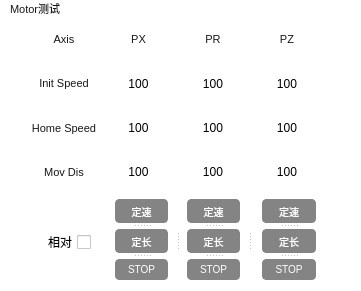
     <widget class="QWidget" name="wd_motorTest" native="true">
      <property name="geometry">
       <rect>
        <x>10</x>
        <y>110</y>
        <width>361</width>
        <height>291</height>
       </rect>
      </property>
      <property name="styleSheet">
       <string notr="true">background-color: rgb(255, 255, 255);</string>
      </property>
      <widget class="QLabel" name="lbl_motorTest">
       <property name="geometry">
        <rect>
         <x>10</x>
         <y>0</y>
         <width>71</width>
         <height>16</height>
        </rect>
       </property>
       <property name="styleSheet">
        <string notr="true">QLabel {
	font: 9pt &quot;Adobe Heiti Std&quot;;
	color: rgb(23, 23, 23);
    font-size: 11px;
}</string>
       </property>
       <property name="text">
        <string>Motor测试</string>
       </property>
      </widget>
      <widget class="QWidget" name="gridLayoutWidget">
       <property name="geometry">
        <rect>
         <x>30</x>
         <y>20</y>
         <width>291</width>
         <height>171</height>
        </rect>
       </property>
       <layout class="QGridLayout" name="gL_motorTest">
        <item row="1" column="0">
         <widget class="QLabel" name="lbl_motorTest_InitSpeed">
          <property name="styleSheet">
           <string notr="true">QLabel {
	font: 9pt &quot;Adobe Heiti Std&quot;;
	color: rgb(23, 23, 23);
    font-size: 11px;
}</string>
          </property>
          <property name="text">
           <string>Init Speed</string>
          </property>
          <property name="alignment">
           <set>Qt::AlignCenter</set>
          </property>
         </widget>
        </item>
        <item row="0" column="2">
         <widget class="QLabel" name="lbl_motorTest_PR">
          <property name="styleSheet">
           <string notr="true">QLabel {
	font: 9pt &quot;Adobe Heiti Std&quot;;
	color: rgb(23, 23, 23);
    font-size: 11px;
}</string>
          </property>
          <property name="text">
           <string>PR</string>
          </property>
          <property name="alignment">
           <set>Qt::AlignCenter</set>
          </property>
         </widget>
        </item>
        <item row="2" column="2">
         <widget class="QLabel" name="lbl_motorTest_PR_HomeSpeed">
          <property name="font">
           <font>
            <pointsize>9</pointsize>
           </font>
          </property>
          <property name="text">
           <string>100</string>
          </property>
          <property name="alignment">
           <set>Qt::AlignCenter</set>
          </property>
         </widget>
        </item>
        <item row="2" column="1">
         <widget class="QLabel" name="lbl_motorTest_PX_HomeSpeed">
          <property name="font">
           <font>
            <pointsize>9</pointsize>
           </font>
          </property>
          <property name="text">
           <string>100</string>
          </property>
          <property name="alignment">
           <set>Qt::AlignCenter</set>
          </property>
         </widget>
        </item>
        <item row="2" column="0">
         <widget class="QLabel" name="lbl_motorTest_HomeSpeed">
          <property name="styleSheet">
           <string notr="true">QLabel {
	font: 9pt &quot;Adobe Heiti Std&quot;;
	color: rgb(23, 23, 23);
    font-size: 11px;
}</string>
          </property>
          <property name="text">
           <string>Home Speed</string>
          </property>
          <property name="alignment">
           <set>Qt::AlignCenter</set>
          </property>
         </widget>
        </item>
        <item row="2" column="3">
         <widget class="QLabel" name="lbl_motorTest_PZ_HomeSpeed">
          <property name="font">
           <font>
            <pointsize>9</pointsize>
           </font>
          </property>
          <property name="text">
           <string>100</string>
          </property>
          <property name="alignment">
           <set>Qt::AlignCenter</set>
          </property>
         </widget>
        </item>
        <item row="1" column="2">
         <widget class="QLabel" name="lbl_motorTest_PR_InitSpeed">
          <property name="font">
           <font>
            <pointsize>9</pointsize>
           </font>
          </property>
          <property name="text">
           <string>100</string>
          </property>
          <property name="alignment">
           <set>Qt::AlignCenter</set>
          </property>
         </widget>
        </item>
        <item row="1" column="3">
         <widget class="QLabel" name="lbl_motorTest_PZ_InitSpeed">
          <property name="font">
           <font>
            <pointsize>9</pointsize>
           </font>
          </property>
          <property name="text">
           <string>100</string>
          </property>
          <property name="alignment">
           <set>Qt::AlignCenter</set>
          </property>
         </widget>
        </item>
        <item row="3" column="1">
         <widget class="QLabel" name="lbl_motorTest_PX_MovDis">
          <property name="font">
           <font>
            <pointsize>9</pointsize>
           </font>
          </property>
          <property name="text">
           <string>100</string>
          </property>
          <property name="alignment">
           <set>Qt::AlignCenter</set>
          </property>
         </widget>
        </item>
        <item row="1" column="1">
         <widget class="QLabel" name="lbl_motorTest_PX_InitSpeed">
          <property name="font">
           <font>
            <pointsize>9</pointsize>
           </font>
          </property>
          <property name="text">
           <string>100</string>
          </property>
          <property name="alignment">
           <set>Qt::AlignCenter</set>
          </property>
         </widget>
        </item>
        <item row="3" column="2">
         <widget class="QLabel" name="lbl_motorTest_PR_MovDis">
          <property name="font">
           <font>
            <pointsize>9</pointsize>
           </font>
          </property>
          <property name="text">
           <string>100</string>
          </property>
          <property name="alignment">
           <set>Qt::AlignCenter</set>
          </property>
         </widget>
        </item>
        <item row="3" column="3">
         <widget class="QLabel" name="lbl_motorTest_PZ_MovDis">
          <property name="font">
           <font>
            <pointsize>9</pointsize>
           </font>
          </property>
          <property name="text">
           <string>100</string>
          </property>
          <property name="alignment">
           <set>Qt::AlignCenter</set>
          </property>
         </widget>
        </item>
        <item row="3" column="0">
         <widget class="QLabel" name="lbl_motorTest_MovDis">
          <property name="styleSheet">
           <string notr="true">QLabel {
	font: 9pt &quot;Adobe Heiti Std&quot;;
	color: rgb(23, 23, 23);
    font-size: 11px;
}</string>
          </property>
          <property name="text">
           <string>Mov Dis</string>
          </property>
          <property name="alignment">
           <set>Qt::AlignCenter</set>
          </property>
         </widget>
        </item>
        <item row="0" column="0">
         <widget class="QLabel" name="lbl_motorTest_Axis">
          <property name="styleSheet">
           <string notr="true">QLabel {
	font: 9pt &quot;Adobe Heiti Std&quot;;
	color: rgb(23, 23, 23);
    font-size: 11px;
}</string>
          </property>
          <property name="text">
           <string>Axis</string>
          </property>
          <property name="alignment">
           <set>Qt::AlignCenter</set>
          </property>
         </widget>
        </item>
        <item row="0" column="3">
         <widget class="QLabel" name="lbl_motorTest_PZ">
          <property name="styleSheet">
           <string notr="true">QLabel {
	font: 9pt &quot;Adobe Heiti Std&quot;;
	color: rgb(23, 23, 23);
    font-size: 11px;
}</string>
          </property>
          <property name="text">
           <string>PZ</string>
          </property>
          <property name="alignment">
           <set>Qt::AlignCenter</set>
          </property>
         </widget>
        </item>
        <item row="0" column="1">
         <widget class="QLabel" name="lbl_motorTest_PX">
          <property name="styleSheet">
           <string notr="true">QLabel {
	font: 9pt &quot;Adobe Heiti Std&quot;;
	color: rgb(23, 23, 23);
    font-size: 11px;
}</string>
          </property>
          <property name="text">
           <string>PX</string>
          </property>
          <property name="alignment">
           <set>Qt::AlignCenter</set>
          </property>
         </widget>
        </item>
       </layout>
      </widget>
      <widget class="QCheckBox" name="lbl_motorTest_Mode">
       <property name="geometry">
        <rect>
         <x>40</x>
         <y>230</y>
         <width>51</width>
         <height>24</height>
        </rect>
       </property>
       <property name="layoutDirection">
        <enum>Qt::RightToLeft</enum>
       </property>
       <property name="text">
        <string>相对</string>
       </property>
      </widget>
      <widget class="QSplitter" name="spl_motorTest4">
       <property name="geometry">
        <rect>
         <x>115</x>
         <y>199</y>
         <width>201</width>
         <height>81</height>
        </rect>
       </property>
       <property name="orientation">
        <enum>Qt::Horizontal</enum>
       </property>
       <property name="handleWidth">
        <number>19</number>
       </property>
       <widget class="QWidget" name="verticalLayoutWidget">
        <layout class="QVBoxLayout" name="vL_motorTest1">
         <property name="spacing">
          <number>7</number>
         </property>
         <property name="topMargin">
          <number>0</number>
         </property>
         <item>
          <widget class="QSplitter" name="spl_motorTest1">
           <property name="orientation">
            <enum>Qt::Vertical</enum>
           </property>
           <property name="handleWidth">
            <number>6</number>
           </property>
           <widget class="QPushButton" name="lbl_motorTest_PX_ConstSpeed">
            <property name="styleSheet">
             <string notr="true">QPushButton {
    background-color: #848484;
    color: white;
    border: 1px solid #848484;
    border-radius: 4px;
    padding: 2px 4px;
    font-size: 10px;
}

QPushButton:hover {
    background-color: #636363;
}

QPushButton:pressed {
    background-color: #424242;
}
</string>
            </property>
            <property name="text">
             <string>定速</string>
            </property>
           </widget>
           <widget class="QPushButton" name="lbl_motorTest_PX_ConstLength">
            <property name="styleSheet">
             <string notr="true">QPushButton {
    background-color: #848484;
    color: white;
    border: 1px solid #848484;
    border-radius: 4px;
    padding: 2px 4px;
    font-size: 10px;
}

QPushButton:hover {
    background-color: #636363;
}

QPushButton:pressed {
    background-color: #424242;
}
</string>
            </property>
            <property name="text">
             <string>定长</string>
            </property>
           </widget>
           <widget class="QPushButton" name="lbl_motorTest_PX_Stop">
            <property name="styleSheet">
             <string notr="true">QPushButton {
    background-color: #848484;
    color: white;
    border: 1px solid #848484;
    border-radius: 4px;
    padding: 2px 4px;
    font-size: 10px;
}

QPushButton:hover {
    background-color: #636363;
}

QPushButton:pressed {
    background-color: #424242;
}
</string>
            </property>
            <property name="text">
             <string>STOP</string>
            </property>
           </widget>
          </widget>
         </item>
        </layout>
       </widget>
       <widget class="QWidget" name="verticalLayoutWidget_2">
        <layout class="QVBoxLayout" name="vL_motorTest2">
         <property name="spacing">
          <number>7</number>
         </property>
         <property name="topMargin">
          <number>0</number>
         </property>
         <item>
          <widget class="QSplitter" name="spl_motorTest2">
           <property name="orientation">
            <enum>Qt::Vertical</enum>
           </property>
           <property name="handleWidth">
            <number>6</number>
           </property>
           <widget class="QPushButton" name="lbl_motorTest_PR_ConstSpeed">
            <property name="styleSheet">
             <string notr="true">QPushButton {
    background-color: #848484;
    color: white;
    border: 1px solid #848484;
    border-radius: 4px;
    padding: 2px 4px;
    font-size: 10px;
}

QPushButton:hover {
    background-color: #636363;
}

QPushButton:pressed {
    background-color: #424242;
}
</string>
            </property>
            <property name="text">
             <string>定速</string>
            </property>
           </widget>
           <widget class="QPushButton" name="lbl_motorTest_PR_ConstLength">
            <property name="styleSheet">
             <string notr="true">QPushButton {
    background-color: #848484;
    color: white;
    border: 1px solid #848484;
    border-radius: 4px;
    padding: 2px 4px;
    font-size: 10px;
}

QPushButton:hover {
    background-color: #636363;
}

QPushButton:pressed {
    background-color: #424242;
}
</string>
            </property>
            <property name="text">
             <string>定长</string>
            </property>
           </widget>
           <widget class="QPushButton" name="lbl_motorTest_PR_Stop">
            <property name="styleSheet">
             <string notr="true">QPushButton {
    background-color: #848484;
    color: white;
    border: 1px solid #848484;
    border-radius: 4px;
    padding: 2px 4px;
    font-size: 10px;
}

QPushButton:hover {
    background-color: #636363;
}

QPushButton:pressed {
    background-color: #424242;
}
</string>
            </property>
            <property name="text">
             <string>STOP</string>
            </property>
           </widget>
          </widget>
         </item>
        </layout>
       </widget>
       <widget class="QWidget" name="verticalLayoutWidget_3">
        <layout class="QVBoxLayout" name="vL_motorTest3">
         <property name="spacing">
          <number>7</number>
         </property>
         <property name="leftMargin">
          <number>3</number>
         </property>
         <property name="topMargin">
          <number>0</number>
         </property>
         <property name="rightMargin">
          <number>0</number>
         </property>
         <item>
          <widget class="QSplitter" name="spl_motorTest3">
           <property name="orientation">
            <enum>Qt::Vertical</enum>
           </property>
           <property name="handleWidth">
            <number>6</number>
           </property>
           <widget class="QPushButton" name="lbl_motorTest_PZ_ConstSpeed">
            <property name="styleSheet">
             <string notr="true">QPushButton {
    background-color: #848484;
    color: white;
    border: 1px solid #848484;
    border-radius: 4px;
    padding: 2px 4px;
    font-size: 10px;
}

QPushButton:hover {
    background-color: #636363;
}

QPushButton:pressed {
    background-color: #424242;
}
</string>
            </property>
            <property name="text">
             <string>定速</string>
            </property>
           </widget>
           <widget class="QPushButton" name="lbl_motorTest_PZ_ConstLength">
            <property name="styleSheet">
             <string notr="true">QPushButton {
    background-color: #848484;
    color: white;
    border: 1px solid #848484;
    border-radius: 4px;
    padding: 2px 4px;
    font-size: 10px;
}

QPushButton:hover {
    background-color: #636363;
}

QPushButton:pressed {
    background-color: #424242;
}
</string>
            </property>
            <property name="text">
             <string>定长</string>
            </property>
           </widget>
           <widget class="QPushButton" name="lbl_motorTest_PZ_Stop">
            <property name="styleSheet">
             <string notr="true">QPushButton {
    background-color: #848484;
    color: white;
    border: 1px solid #848484;
    border-radius: 4px;
    padding: 2px 4px;
    font-size: 10px;
}

QPushButton:hover {
    background-color: #636363;
}

QPushButton:pressed {
    background-color: #424242;
}
</string>
            </property>
            <property name="text">
             <string>STOP</string>
            </property>
           </widget>
          </widget>
         </item>
        </layout>
       </widget>
      </widget>
     </widget>
